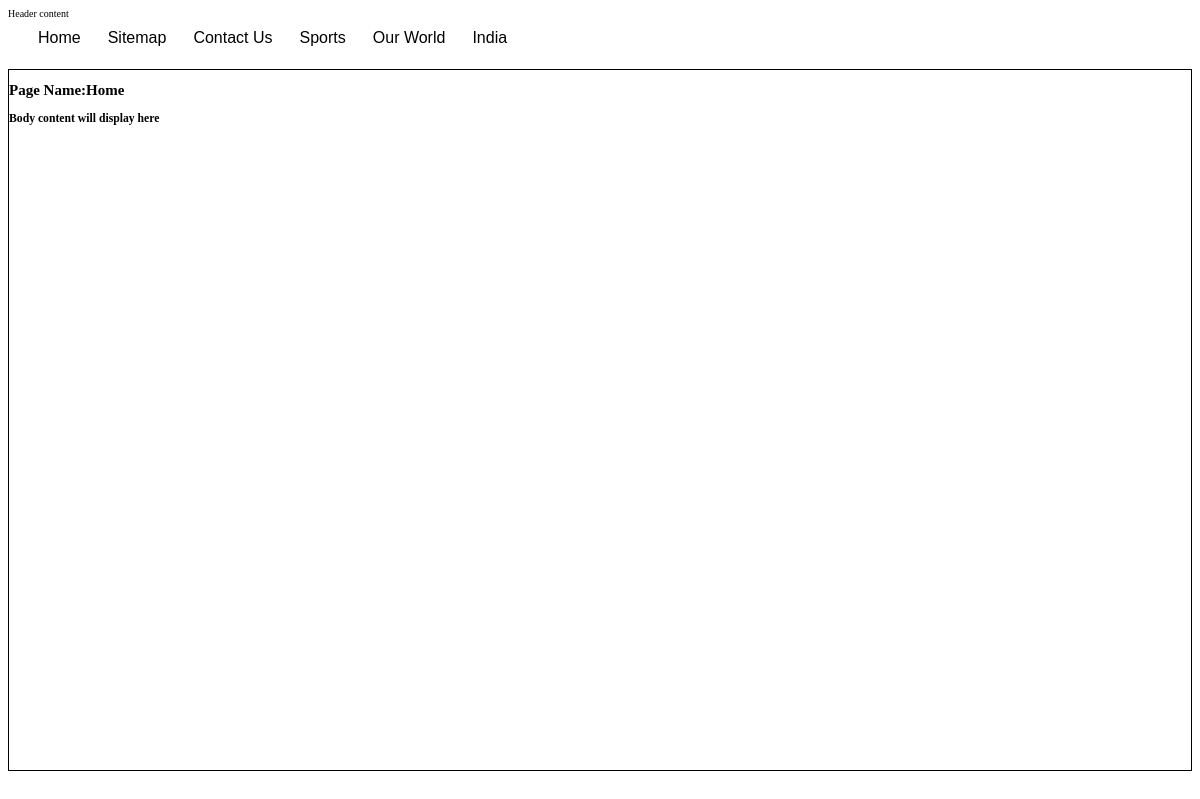
The page /websitepreview.php?website_id=1&pageurlid=4 (signed in) on the database as committed earlier.
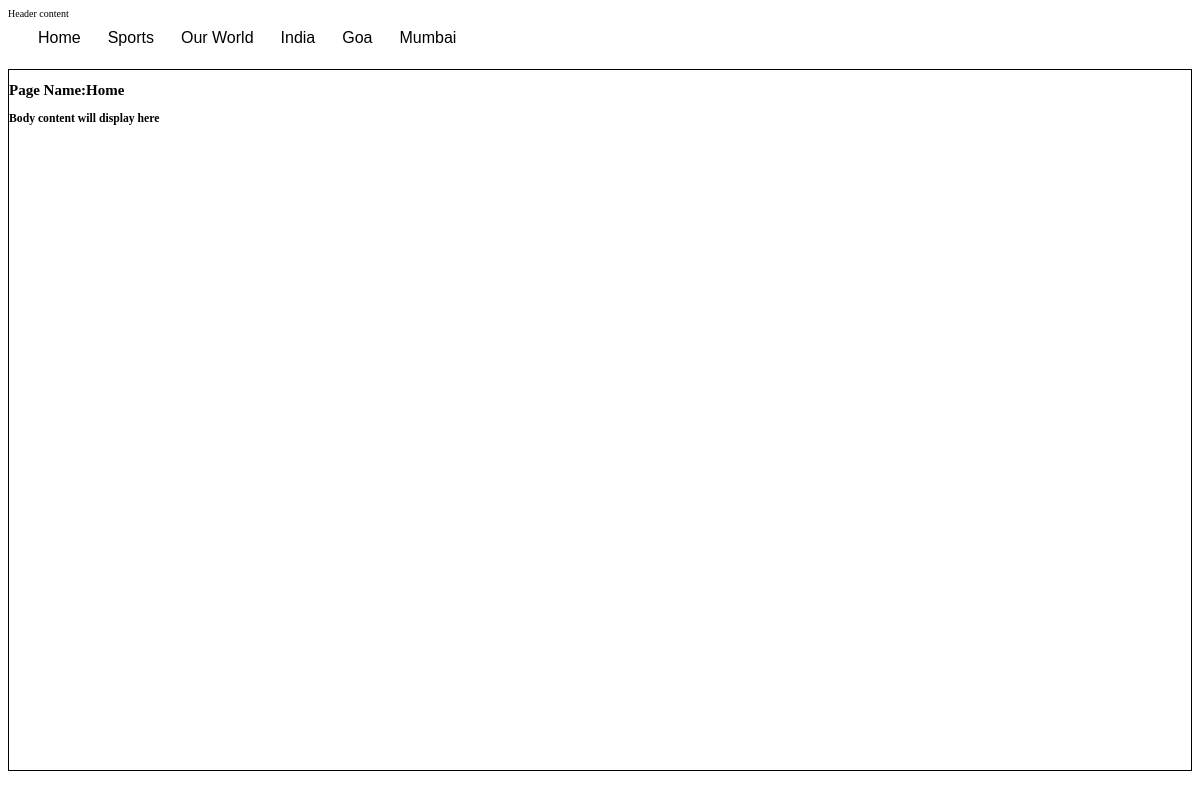
The same page on the database as committed later.
### tables this page shows
CREATE TABLE `page` (
  `page_id` bigint(20) NOT NULL auto_increment,
  `website_id` bigint(20) NOT NULL,
  `page_name` varchar(100) NOT NULL,
  `page_content` text NOT NULL,
  `page_status` varchar(10) NOT NULL default 'Active',
  `parent_id` bigint(20) NOT NULL default '0',
  `menu` varchar(5) NOT NULL default 'No',
  `submenu` varchar(5) NOT NULL default 'No',
  PRIMARY KEY  (`page_id`),
  UNIQUE KEY `page_id` (`page_id`)
);

### includes/dbconnect.php (called while the page is built, shortened)
<?php
class DBConnection
{
	private $connection;
	public function open_connection() {
		$this->connection = mysql_connect(DB_SERVER, DB_USER, DB_PASSWORD);
		if (!$this->connection) {
			die("Database connection failed: " . mysql_error());
		} else {
			$db_select = mysql_select_db(DB_DATABASE, $this->connection);
		}
	}
	public function query($sql) {
		$result = mysql_query($sql, $this->connection);
		return $result;
	}
	public function fetch_array($result_set) {
		return mysql_fetch_array($result_set);
	}
	public function fetch_assoc($result_set)
	{
		return mysql_fetch_assoc($result_set);
	}
}
?>

### includes/website.php (called while the page is built, shortened)
<?php
include_once('dbconnect.php');
include_once('dblibrary.php');
class Website extends DBLibrary
{
	var $database = null;
	function __construct()
	{
		$this->database = new DBConnection();
	}
	public function getmenupages($website_id)
	{
		$query = "SELECT page_id, page_name FROM page WHERE website_id='$website_id' AND menu='Yes' AND page_status='Active'";
		$result_set = $this->database->query($query);
		return $result_set;
	}
	function fetchpage($websiteid,$pageid)
	{
		$query = "SELECT page_id,website_id,page_name,page_content,page_status,parent_id,menu,submenu FROM page WHERE website_id = '$websiteid' ";
		if($pageid>0){
		$query.= " AND page_id=$pageid";
	    }
		$result_set = $this->database->query($query);
		return $result_set;
	}
}
?>

### includes/dblibrary.php (called while the page is built, shortened)
<?php
class DBLibrary
{
	public function fetch_array($result_set)
	{
		return $this->database->fetch_array($result_set);
	}
}
?>

### websitepreview.php (the view, shortened to what this page needs)
<?php
include_once("header.php");
include_once('includes/website.php');
$website_id=$_SESSION['website_id'];
if(isset($_GET['pageurlid']))
{
    $pageid=addslashes($_GET['pageurlid']);
    $website_id=$_SESSION['website_id'];
    $viewpage= new Website();
    $res=$viewpage->fetchpage($website_id,$pageid);
    $db=new DBConnection();
    $pagerow=$db->fetch_assoc($res);
                $pagename=$pagerow['page_name'];
                $pagecontent=$pagerow['page_content'];
}
?>
    <div id ='menu'>
    <ul>
    <?php
    $website = new Website();
    $result = $website->getmenupages($website_id);
    while ($row = $website->fetch_array($result)) {
    ?>
        <li><?php echo "<a href='websitepreview.php?website_id=".$website_id."&pageurlid=$row[page_id]'>$row[page_name]</a>";?></li>
    <?php
    }
    ?>
    </ul>
</div>
<div id="container">
<h2>Page Name:<?php echo $pagename;?></h2>
<h3> <?php echo $pagecontent;?></h3>
</div>
<?php include_once("footer.php");?>

### header.php (shortened to what this page needs)
<html>
<head>
	<link rel="stylesheet" type="text/css" href="stylesheet/stylesheet.css">
	<link rel="stylesheet" type="text/css" href="stylesheet/jquery-ui.css" />
    <link rel="stylesheet" href="stylesheet/style.css" />
</head>

### footer.php
</html>

### stylesheet/stylesheet.css (style rules this page uses)
a { text-decoration:none; color: black; }
#menu ul { margin: 0px 0px 0px 10px; padding: 0; list-style: none; line-height: normal; }
#menu li { float: left; }
#menu a { display: block; height: 29px; margin-right: 2px; margin-bottom: 5px; padding: 10px 5px 0px 20px; text-align: center; font-family: Comic Sans MS, Arial, Helvetica, sans-serif; font-size: 16px; color: #000000; }
#container { margin-top: 50px; height:700px; border : 1px; border-width: 1px; border-style: solid; }

Rows that differ between the two databases and show on the page:
no longer on this page (row edited): page: page_name "Sitemap"
no longer on this page (row edited): page: page_name "Contact Us"
added page: page_name "Goa"
added page: page_name "Mumbai"
